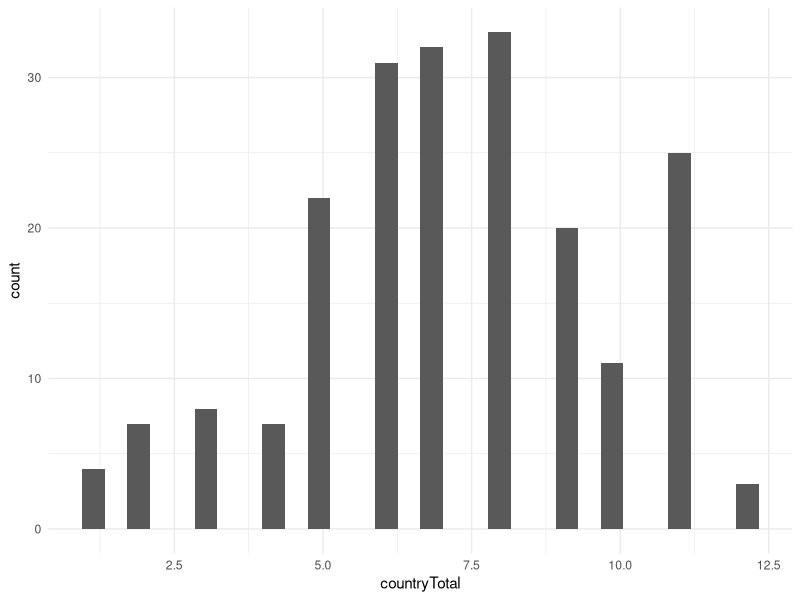
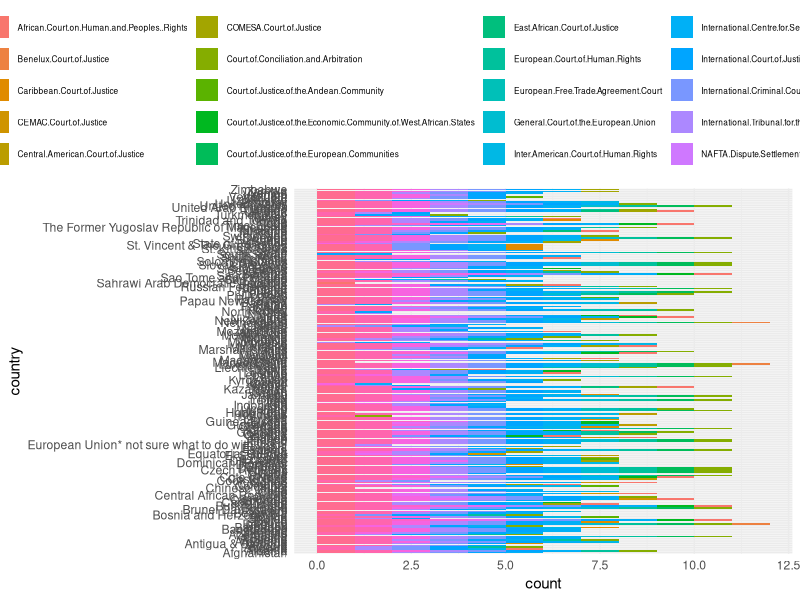

Reproduce these figures in R, in order.
## ---- chunk 1
## Defaults for R chunks
knitr::opts_chunk$set(echo = TRUE, ## echo = TRUE means code will show
                      warning=FALSE, ## supress warnings and messages from R
                      message=FALSE,
                      fig.path='Figs/', ## where to save figures
                      fig.height = 3, ## default figure size (can differ in each chunk)
                      fig.width = 3)

## Add any R packages you require. 
## Here are some we will use in 811:
requires <- c("tidyverse", ## tidyverse includes dplyr and ggplot2
              "magrittr",
              "foreign",
              "readstata13",
              "here")

## Install any you don't have
to_install <- c(requires %in% rownames(installed.packages()) == FALSE)
install.packages(c(requires[to_install], "NA"), repos = "https://cloud.r-project.org/" )

## Load all required R packages
library(tidyverse)
library(ggplot2); theme_set(theme_minimal())
library(magrittr)
library(here)
## ---- chunk 2
## Very cool that you are working with original data. Even if you find a source for these data, it is unlikely that they will be current to 2019, so you have at least added a time period here. My suggestions use dplyr and tidyr functions glimpse(), rename(), select(), group_by(), gather(), summarize(), and mutate(). 

# dataset <- read.csv("Dataset ready for summary.csv")
# summary(dataset)
# variance(dataset) 
##  IMPORTANT NOTE: I could not knit this without the DAKS package, which is where google tells me this `variance()` function can be found. Base R is just var(), so you could either use that, as I have below, or add DAKS to your list of packages to install and load

d <- read.csv("Dataset ready for summary.csv") # easier to work with "d"

# you have 25 courts x 203 countries = 5075 0's and 1's in your data frame

d %<>% 
  rename(country = X) %>% 
  select(-Total) # this is a function of the data, which may change (e.g. if you find another court), so we want to create this. It can't be fixed in the raw data. 

## This raises a question of what 
## Is an 


## Here are these data with one observation per country per court::
d %<>% 
  group_by(country) %>% 
  gather(-country, ## gather all variables except country into variable-value pairs
         key = "court", ## name for former variables names
         value = "member" ## name for former variables values
         )

glimpse(d) # you have 25 courts x 203 countries = 5075 potential membership observations

## You may want to filter out only cases that are instances of membership (if you are only recording information about members) or not (if you are recording information about non-members)

## If this is a time series, you may need observations to be country-court-year


## ---- chunk 3
## The magic of group_by():
d %<>% 
  group_by(country) %>% 
  mutate(countryTotal = sum(member) ) %>% 
  ungroup() %>%
  group_by(court) %>% 
  mutate(courtTotal = sum(member) ) %>% 
  ungroup() 

country.stats <- d %>% 
  select(country, countryTotal) %>% 
  distinct() %>%
  summarise(mean = mean(countryTotal),
            variance = var(countryTotal) )

court.stats <- d %>% 
  select(court, courtTotal) %>% 
  distinct() %>%
  summarise(mean = mean(courtTotal),
            variance = var(courtTotal) )
  
## ---- chunk 4
d %>% ## pipe data into ggplot, same as ggplot(d)
  group_by(country) %>% 
  summarise(countryTotal = sum(member) ) %>%
  ungroup() %>% 
  ggplot() +
  geom_histogram(aes(x = countryTotal))
## ---- chunk 5
d %>% ## pipe data into ggplot, same as ggplot(d) but alows you to do stuff to d if you wnat, like filter out 0's:
  filter(member != 0) %>% 
  ggplot() + 
  aes(x = country, fill = court) + 
  geom_bar() + 
  coord_flip() + 
  theme(legend.position = 'top',
        legend.text = element_text(size = 6))
